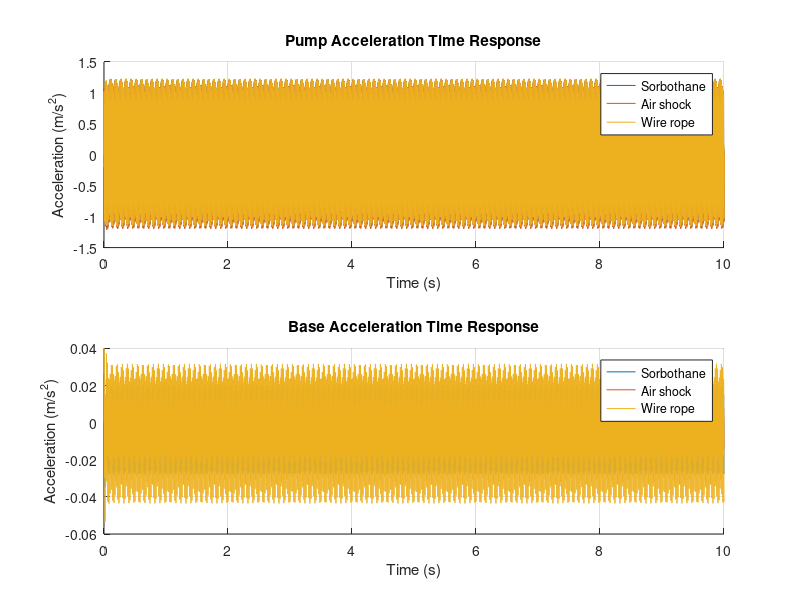
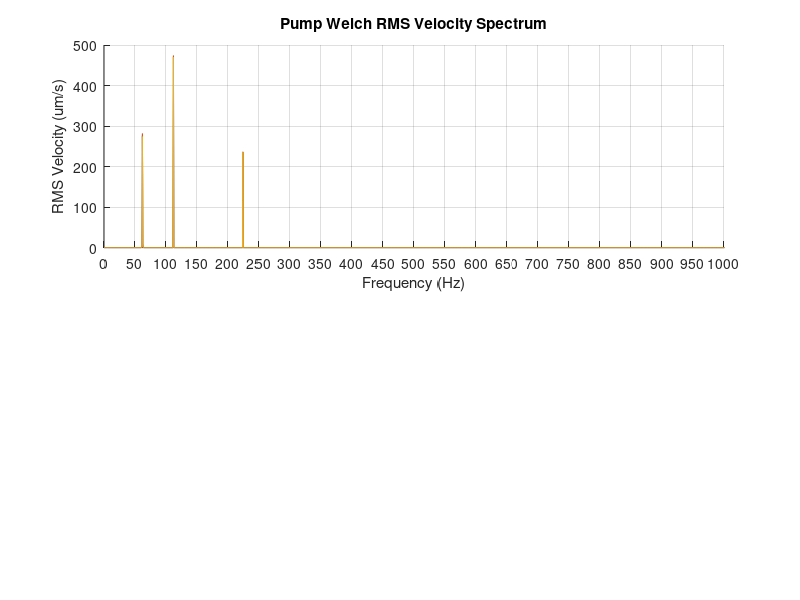

The MATLAB script that drew these images, in order: (Note: this script raises an error after producing the figures.)
% Variables (all units SI)
clear; clc; close all;
pkg load control
pkg load signal

bodePlot = false; % Set to true to generate system frequency response plot

% ----- Isolator selection -----
% Set to 1, 2, or 3 to choose which isolator is processed and plotted:
% 1 = Sorbothane, 2 = Air shock, 3 = Wire rope
% Set to 4 to process and plot all three isolators
isoSelect = 4;
% ------------------------------

Mpump = 75;
Mheatex = 7;
Mbase = 22*1; % 22kg per plate, change multiplier to adjust setup

Mdpm = 16000;
Mairbox = 4000;

Mopt = 877.8/2.2 % Mass of optical table top surface
KoptLeg = 1766396.89; % N/m, sorbothane researched value
Kopt = KoptLeg*4 % Spring rate of all 4 optical table legs
ZoptLeg = 0.18265; % Damping ratio, sorbothane researched value
CoptLeg = 2 * ZoptLeg * sqrt(KoptLeg * Mopt);
Copt = CoptLeg*4 % Damping coefficient of all 4 optical table legs


% ------ Setup Selection ----
% Set to 1 to simulate lab optical table test setup
% Set to 2 to simulate DPM airbox only
% Set to 3 or other to simulate DPM
setup = 1;

m1 = Mpump + Mbase + Mheatex % kg
if setup == 1
  m2 = Mopt;
elseif setup == 2
  m2 = Mairbox;
else
  m2 = Mdpm;
end
m2

F1 = 60; % Estimated force amplitude (N)
f1 = 112; % forcing frequency (Hz)
w1 = 2*pi*f1; % forcing frequency (rad/s)

F2 = 20; % Estimated force amplitude (N)
f2 = 62; % forcing frequency (Hz)
w2 = 2*pi*f2; % forcing frequency (rad/s)

F3 = 60; % Estimated  force amplitude (N)
f3 = 224; % forcing frequency (Hz)
w3 = 2*pi*f3; % forcing frequency (rad/s)

isolators = {'Sorbothane','Air shock','Wire rope'};

% Resolve selection into the set of isolator indices to process/plot
if isoSelect == 4
    isoRange = 1:length(isolators);
else
    isoRange = isoSelect;
end

##k1_list = [166706.80*6, 35110.95*4, 101281.59*4];   % Researched Values N/m
##k1_list = [83829*6, 33125*4, 472333*4];   % Static Deflection Values N/m
k1_list = [13300*6, 38000*4, 92000*4];   % Match Tuned Values N/m
z1_list = [0.18265*6, 0.1*4, 0.2*4]; % Researched Values Ns/m

fn_list = sqrt(k1_list./m1)/(2*pi) % Natural frequencies in Hz

% Estimate damping coefficients based on damping ratio, mass, and stiffness
% Single mass model assumption valid as m1 << m2 (meff = m1m2/(m1+m2))
c1_list = 2 .* z1_list .* sqrt(k1_list .* m1);    % Ns/m
k2 = Kopt;
c2 = Copt;
##k2 = 0; % Worst case model
##c2 = 0; % Worst case model

% Vibration specs
VrmsToXmag = 1.414*(1/w1);
vccMag = (12.5e-6)*VrmsToXmag;
vcdMag = (6.25e-6)*VrmsToXmag;

% VC limits
vccVrms = 12.5e-6;          % m/s RMS
vccVelocityPeak = sqrt(2)*vccVrms;  % m/s peak form

% Time response
s = tf('s');

for i = isoRange

    k1 = k1_list(i);
    c1 = c1_list(i);

    % Response to forcing
    len = 10; % Sample in seconds
    resolution = 10000; % Samples per second
    samples = len*resolution;

    t = linspace(0,len,samples);
    A = F1*sin(w1*t) + F2*sin(w2*t) + F3*sin(w3*t);

    % Set up transfer function (output/input)
    x2x1 = (c1*s + k1)/(m2*s^2 + (c1+c2)*s + (k1+k2));
    x2A = (c1*s + k1)/((m1*s^2 + c1*s + k1)*(m2*s^2 + (c1+c2)*s + (k1+k2)) - (c1*s + k1)^2); % Pump forcing input, DPM displacement output
    x2A_array{i} = x2A;
    x1A = x2A / x2x1;
    x1A_array{i} = x1A;

    a2A = s^2*x2A;      % acceleration transfer function
    a2A_array{i} = a2A;
    a1A = a2A / x2x1;
    a1A_array{i} = a1A;

    v2A = s*x2A;      % velocity transfer function
    v2A_array{i} = v2A;
    v1A = v2A / x2x1;
    v1A_array{i} = v1A;

    % Gain at operating frequency
    [mag, phase] = bode(x2A, w1);
    gain_dB = mag2db(mag);
##    pIso = (1 - mag(:)/1)*100

end

% Time response acceleration
figure(2);

colors = lines(length(isolators));

% Pump acceleration
subplot(2,1,1);
hold on
grid on
for i = isoRange
    acc1 = lsim(a1A_array{i}, A, t); % pump accel
    plot(t, acc1, 'Color', colors(i,:), 'DisplayName', isolators{i});
end
xlabel('Time (s)')
ylabel('Acceleration (m/s^2)')
title('Pump Acceleration Time Response')
legend('Location','northeast')
hold off

% Base acceleration
subplot(2,1,2);
hold on
grid on
for i = isoRange
    acc2 = lsim(a2A_array{i}, A, t); % base accel
    plot(t, acc2, 'Color', colors(i,:), 'DisplayName', isolators{i});
end
xlabel('Time (s)')
ylabel('Acceleration (m/s^2)')
title('Base Acceleration Time Response')
legend('Location','northeast')
hold off

% Welch PSD - RMS velocity spectrum
figure(5);

fs = resolution;                 % sampling frequency (Hz)
nfft = 2^15;                     % FFT length
window = hanning(nfft);
noverlap = 0.5;

% Enable coherent scaling of Welch PSD to RMS per bin
% RMS velocity per bin = sqrt(PSD * df)
df = fs/nfft;

% VC limit lines (RMS velocity, um/s)
vcC = 12.5;   % VC-C
vcD = 6.25;   % VC-D
vcE = 3.12;   % VC-E
vcF = 1.65;   % VC-F
vcG = 0.78;   % VC-G

% Pump velocity spectrum
subplot(2,1,1);
hold on
grid on
for i = isoRange
    vel1 = lsim(v1A_array{i}, A, t);   % pump velocity time response
    [Pxx, fw] = pwelch(vel1, window, noverlap, nfft, fs);
    Pxx1_array{i} = Pxx;               % store pump PSD for band calcs
    vrms = sqrt(Pxx * df)*1e6;
    plot(fw, vrms, 'DisplayName', isolators{i});
end
xlabel('Frequency (Hz)')
ylabel('RMS Velocity (um/s)')
title('Pump Welch RMS Velocity Spectrum')
set(gca, 'XScale', 'linear', 'YScale', 'linear');
xlim([0 1000]);
xticks(0:50:1000);
yline(vcC, '--', 'VC-C');
##legend('Location','northeast')
hold off

% Base velocity spectrum
subplot(2,1,2);
hold on
grid on
for i = isoRange
    vel2 = lsim(v2A_array{i}, A, t);   % base velocity time response
    [Pxx, fw] = pwelch(vel2, window, noverlap, nfft, fs);
    Pxx2_array{i} = Pxx;               % store base PSD for band calcs
    vrms = sqrt(Pxx * df)*1e6;
    plot(fw, vrms, 'DisplayName', isolators{i});
end
xlabel('Frequency (Hz)')
ylabel('RMS Velocity (um/s)')
title('Base Welch RMS Velocity Spectrum')
set(gca, 'XScale', 'linear', 'YScale', 'linear');
xlim([0 1000]);
xticks(0:50:1000);
yline(vcC, '--', 'VC-C');
yline(vcD, '--', 'VC-D');
yline(vcE, '--', 'VC-E');
yline(vcF, '--', 'VC-F');
yline(vcG, '--', 'VC-G');
##legend('Location','northeast')
hold off

% -------- Band-limited RMS velocity from Welch spectra --------
% Band RMS = sqrt( sum(PSD * df) ) over the bins inside the band.
% Percent gain reported as v1/v2 (pump-to-base ratio) x 100.

bands = [0 250; 50 250];   % Hz, [low high] per row

fprintf('\n===== Band-limited RMS velocity (Welch) =====\n');
for i = isoRange
    fprintf('\n%s:\n', isolators{i});
    fLo = bands(1,1);
    fHi = bands(1,2);
    idx = (fw >= fLo) & (fw <= fHi);

    v1band = sqrt(sum(Pxx1_array{i}(idx)) * df) * 1e6;  % pump, um/s RMS
    v2band = sqrt(sum(Pxx2_array{i}(idx)) * df) * 1e6;  % base, um/s RMS

    gainPct = (v2band / v1band) * 100;   % v1/v2 percent gain
##    attenPct = (1 - v2band / v1band) * 100; % percent reduction pump->base

    fprintf('  %g-%g Hz:  v1/v2 gain = %.3f %%, Pump = %.3f um/s RMS,  Base = %.3f um/s RMS\n', fLo, fHi, gainPct, v1band, v2band);
end
fprintf('\n');

##% Time response position
##figure(1);
##hold on
##grid on
##for i = isoRange
##    iso = lsim(x2A_array{i}, A, t); % base accel
##    plot(t, iso, 'Color', colors(i,:), 'DisplayName', isolators{i});
##end
####fprintf('\n%s\n', isolators{i});
####fprintf('k1 = %.2f N/m, c1 = %.2f Ns/m\n', k1, c1);
####fprintf('Operating Freq = %.3f Hz (%.2f rad/s)\n', f, w);
####fprintf('Gain = %.3e (%.2f dB), Phase = %.2f deg\n', mag(:), gain_dB(:), phase(:));
####fprintf('\n');
##xlabel('Time (s)')
##ylabel('Displacement (m)')
##title('Displacement Time Response')
##legend('Location','northeast')
####% VC limit markers
####yline(vccMag, '--', 'VC-C', 'DisplayName', 'VC-C');
####yline(-vccMag, '--', 'HandleVisibility','off');
##hold off

##% Time response velocity
##figure(3);
##hold on
##grid on
##
##for i = isoRange
####    acc = lsim(v1A_array{i}, A, t); % plot pump accel
##    acc = lsim(v2A_array{i}, A, t); % plot base accel
##    plot(t, acc, 'DisplayName', isolators{i});
##end
##
##xlabel('Time (s)')
##ylabel('Velocity (m/s)')
##title('Velocity Time Response')
##legend('Location','northeast')
##
##% VC limit markers
##yline(vccVelocityPeak,'--','VC-C','DisplayName','VC-C');
##yline(-vccVelocityPeak,'--','HandleVisibility','off');
##
##hold off
##%%

if bodePlot == true
  % Frequency response, y axis seems off
  figure(4); clf
  hold on

  w_plot = logspace(0,3,1000); % rad/s

  for i = isoRange
      [mag, ~] = bode(x2A_array{i}, w_plot);
      mag = squeeze(mag);
      semilogx(w_plot/(2*pi), mag2db(mag), 'DisplayName', isolators{i});
  end

  grid on
  xlabel('Frequency (Hz)')
  ylabel('Magnitude (dB)')
  title('Frequency Response')
  legend('Location','northeast')

  % Operating frequency marker
  xline(f, '--k', sprintf('Operating Freq = %.2f Hz', f), 'LabelVerticalAlignment', 'middle', 'LabelOrientation', 'horizontal');

  hold off
end
